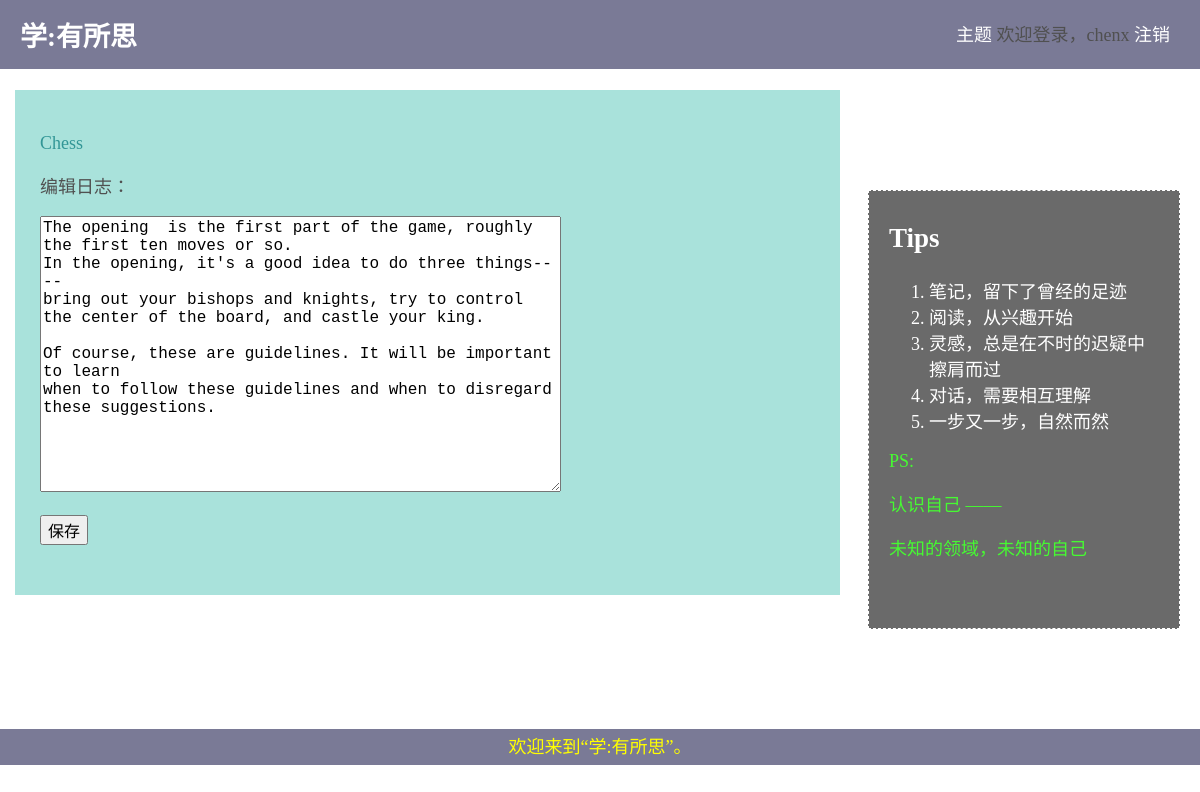
The page /edit_entry/1/ (signed in) on the database its author committed.
### learning_logs/models.py (models this page shows, shortened)
class Topic(models.Model):
    text = models.CharField(max_length=200)
    date_added = models.DateTimeField(auto_now_add=True)
    owner = models.ForeignKey(User, on_delete=models.CASCADE)
    def __str__(self):
        return self.text

class Entry(models.Model):
    topic = models.ForeignKey(Topic, on_delete=models.CASCADE)
    text = models.TextField()
    date_added = models.DateTimeField(auto_now_add=True)
    class Meta:
        verbose_name_plural = 'entries'

### learning_logs/views.py (the view)
# urls.py: path('edit_entry/<int:entry_id>/', views.edit_entry, name='edit_entry'),
@login_required
def edit_entry(request, entry_id):
    entry = Entry.objects.get(id=entry_id)
    topic = entry.topic
    if request.method != "POST":
        form = EntryForm(instance=entry)
    else:
        form = EntryForm(instance=entry, data=request.POST)
        if form.is_valid():
            form.save()
            return redirect(reverse('learning_logs:topic', args=[topic.id]))
    context = {'entry': entry, 'topic': topic, 'form': form}
    return render(request, 'html/edit_entry.html', context)

### learning_logs/forms.py
class EntryForm(forms.ModelForm):
    class Meta:
        model = Entry
        fields = ['text']
        labels = {'text': ''}
        widgets = {'text': forms.Textarea(attrs={'cols': 50, 'rows': 15})}

### learning_logs/html/edit_entry.html (shortened to what this page needs)
{% extends 'html/base.html' %}
{% block content %}
  <p><a href="{% url 'learning_logs:topic' topic.id %}">{{ topic }}</a></p>
  <p>编辑日志：</p>
  <form action="{% url 'learning_logs:edit_entry' entry.id %}" method='post'>
    {{ form.as_p }}
    <button name="submit">保存</button>
  </form>
{% endblock %}

### learning_logs/html/base.html (shortened to what this page needs)
<!DOCTYPE html>
<html>
  <head>
    {% load staticfiles %}
    <link rel='stylesheet' type='text/css' href='/../static/base.css' />
  </head>
  <body>
    <div id='header'>
      <h2>
        <a href="{% url 'learning_logs:index' %}"><strong>学:有所思</strong></a>
      </h2>
      <div class='nav'>
          <a href="{% url 'learning_logs:topics' %}">主题</a>
          {% if user.is_authenticated %}
            欢迎登录，{{ user.username }}
            <a href="{% url 'users:logout' %}">注销</a>
          {% else %}
            <a href="{% url 'users:register' %}">注册</a>
            <a href="{% url 'users:login' %}">登录</a>
          {% endif %}
      </div>
    </div>
    <div id='aside'>
        <h2>Tips</h2>
        <ol>
          <li>笔记，留下了曾经的足迹</li>
          <li>阅读，从兴趣开始</li>
          <li>灵感，总是在不时的迟疑中擦肩而过</li>
          <li>对话，需要相互理解</li>
          <li>一步又一步，自然而然</li>
        </ol>
        <p>PS:</p>
        <p>认识自己 —— </p>
        <p>未知的领域，未知的自己</p>
    </div>
    <div id='section'>
      {% block content %}{% endblock %}
    </div>
    <div id='footer'>
      <p>欢迎来到“学:有所思”。</p>
    </div>
  </body>
</html>

### learning_logs/static/base.css (style rules this page uses)
body { margin: 0px; font-size: 18px; color: rgb(80, 80, 80); background: url('bg.png') no-repeat; }
a { color: rgb(50, 150, 150); text-decoration: none; }
#header a { color:white; }
#header h2 { position: fixed; top: 0px; width: 100%; padding: 15px 20px; margin: 0px; font-family: sans-serif, Arial, 'SimHei'； color: white; background-color: rgb(120, 120, 148, 0.98); }
.nav { position: fixed; top: 0px; right: 0px; width: 300px; padding: 20px 30px 0px 0px; float: right; text-align: right; }
#section { padding: 25px 25px 50px 25px; margin: 90px 360px 60px 15px; background-color: rgb(148, 219, 210, 0.8); }
#aside { font-size: 18px; color: white; background-color:rgb(90, 90, 90, 0.9); width: 270px; padding: 10px 20px 50px 20px; border: white thin dashed; margin: 100px 20px; float: right; }
#aside p { color: rgb(70, 250, 50); }
#footer p { position: static; bottom: 0px; left: 0px; width: 100%; text-align: center; color: yellow; line-height: 2; margin: 0px; background-color: rgb(120, 120, 148, 0.98); clear: right; }
form input,textarea,button { font-size: 16px; }

### rows shown on the page
Topic: text "Chess"
Entry: text "The opening is the first part of the game, roughly the first ten moves or so. In the opening, it's a good idea to do three things---- bring out your bishops and knights, try to control the center of the board, and castle your king. Of course, these are guidelines. It will be important to learn when to follow these guidelines and when to disregard these suggestions."

### other values the page prints
{{ user.username }} "chenx"
